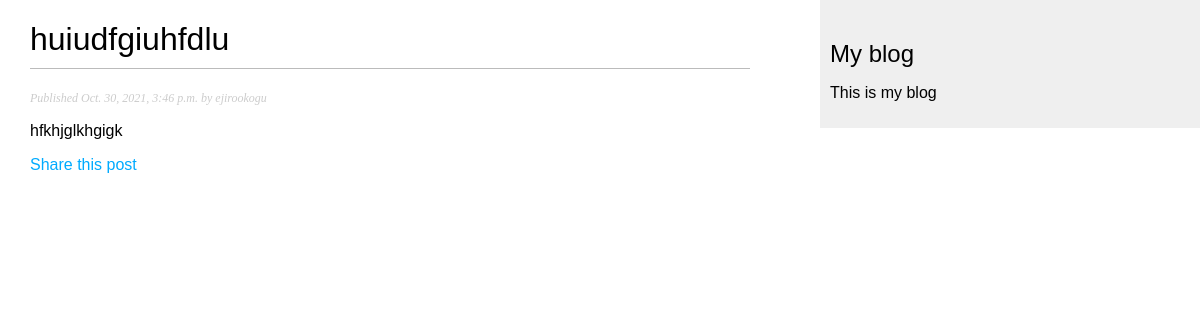
Page /blog/2021/10/30/hglhkglkhglk/ on the committed database.
### blog/models.py (models this page shows, shortened)
class Post(models.Model):
    STATUS_CHOICES = (
        ('draft', 'Draft'),
        ('published', 'Published'),
    )
    title = models.CharField(max_length=250)
    slug = models.SlugField(max_length=250, unique_for_date='publish')
    author = models.ForeignKey(User, on_delete=models.CASCADE, related_name='blog_posts')
    body = models.TextField()
    publish = models.DateTimeField(default=timezone.now)
    created = models.DateTimeField(auto_now_add=True)
    updated = models.DateTimeField(auto_now=True)
    status = models.CharField(max_length=10, choices=STATUS_CHOICES, default='draft')
    objects = models.Manager() # The default manager.
    published = PublishedManager() # Our custom manager.
    class Meta:
        ordering = ('-publish',)

### blog/views.py (the view)
def post_detail(request, year, month, day, post):
    post = get_object_or_404(Post, slug=post,
                                   status='published',
                                   publish__year=year,
                                   publish__month=month,
                                   publish__day=day)
    comments = post.comments.filter(active=True)
    new_comment = None
    if request.method == 'POST':
        comment_form = CommentForm(data=request.POST)
        if comment_form.is_valid():
            new_comment = comment_form.save(commit=False)
            new_comment.post = post
            new_comment.save()
    else:
        comment_form = CommentForm()
    return render(request,
                  'blog/post/detail.html',
                  {'post': post,
                   'comments': comments,
                   'new_comment': new_comment,
                   'comment_form': comment_form})

### blog/templates/blog/post/detail.html (shortened to what this page needs)
{% extends "blog/base.html" %}
{% block content %}
  <h1>{{ post.title }}</h1>
  <p class="date">
      Published {{ post.publish }} by {{ post.author}}
  </p>
  {{ post.body|linebreaks }}
  <p>
    <a href="{% url "blog:post_share" post.id %}">
      Share this post
    </a>
  </p>
{% endblock %}

### blog/static/css/blog.css (style rules this page uses)
body { margin:0; padding:0; font-family:helvetica, sans-serif; }
a { color:#00abff; text-decoration:none; }
h1 { font-weight:normal; border-bottom:1px solid #bbb; padding:0 0 10px 0; }
p.date { color:#ccc; font-family: georgia, serif; font-size: 12px; font-style: italic; }

### rows in the picture
Post: title "huiudfgiuhfdlu", publish "Oct. 30, 2021, 3:46 p.m.", author "ejirookogu", body "hfkhjglkhgigk"
